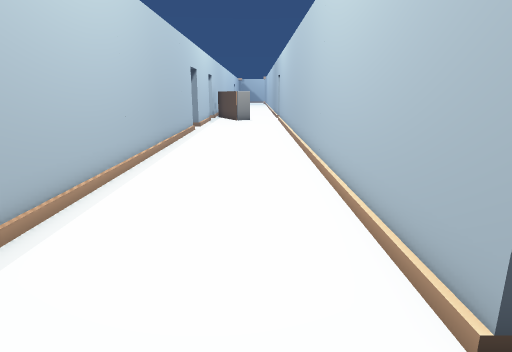
View 1 (above)

18 first-person views from a walk through a Unity game level. The camera is 1.4 m above the floor, tilts 14° down and sees 75° across. The floor is counted in squares, 0.67 m on a side. Each view is taken from the middle of a square. On the plan, view 1 faces up. The plan holds only what a view shows up to about 18 squares ahead; the rest is blank. The place goes on beyond the plan. The player is left out. Some animated figures are left out. Door leaves are left out, so doorways stand open.

View 2
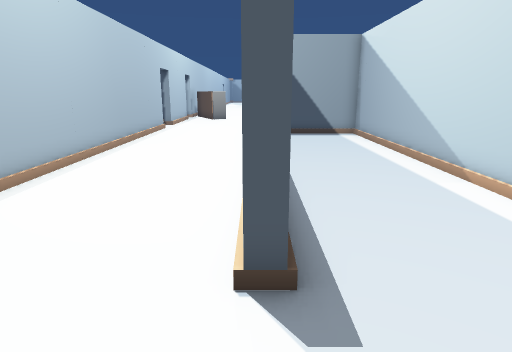

View 3
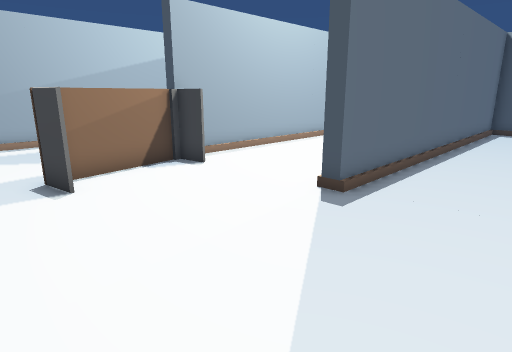

View 4
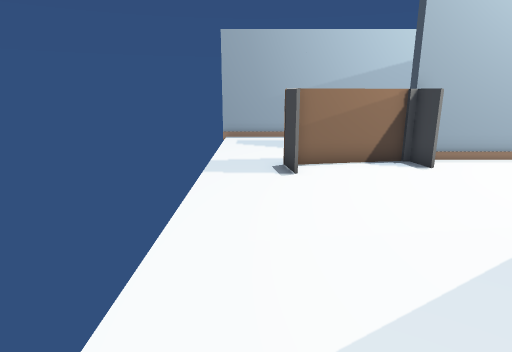

View 5
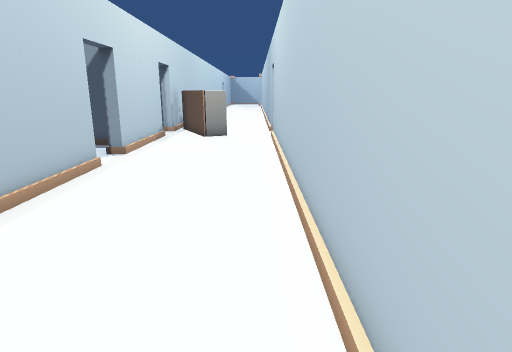

View 6
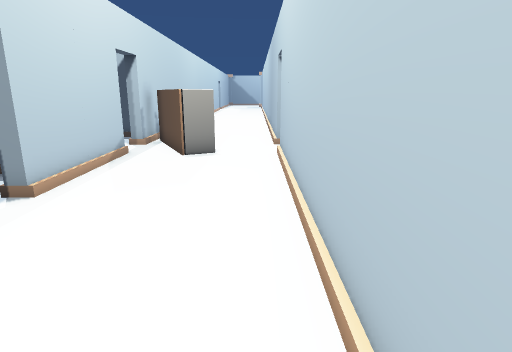

View 7
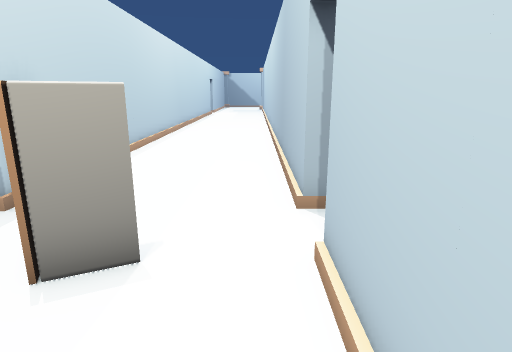

View 8
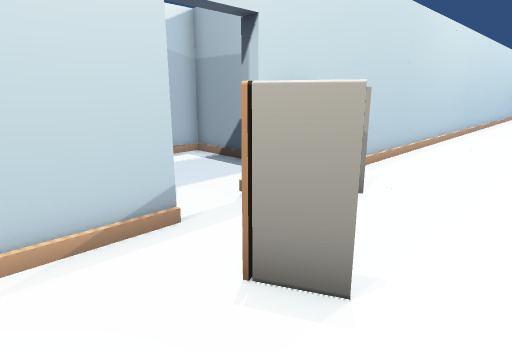

View 9
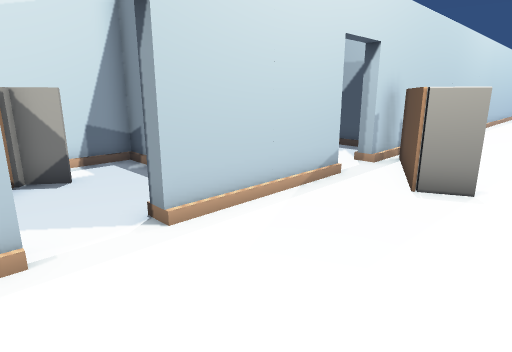

View 10
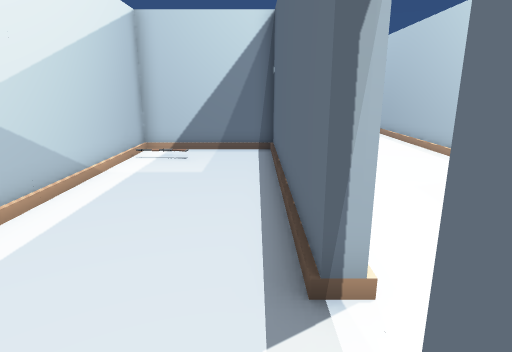

View 11
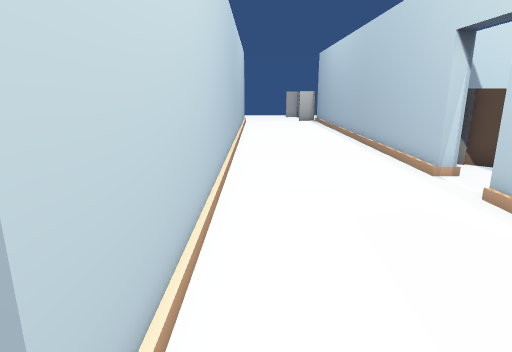

View 12
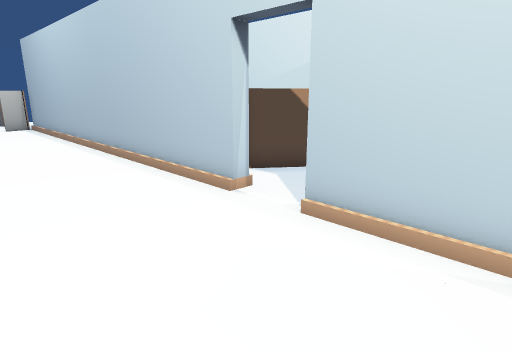

View 13
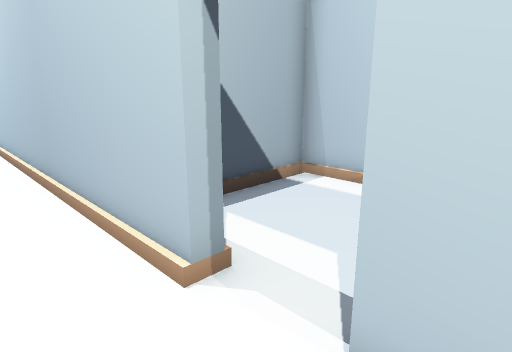

View 14
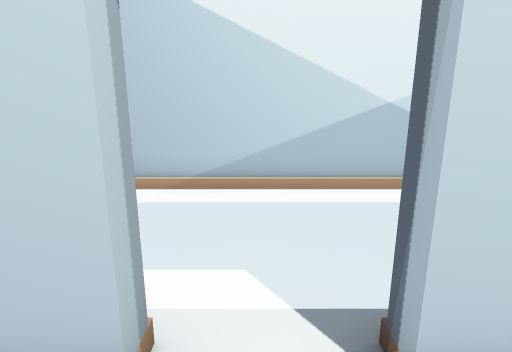

View 15
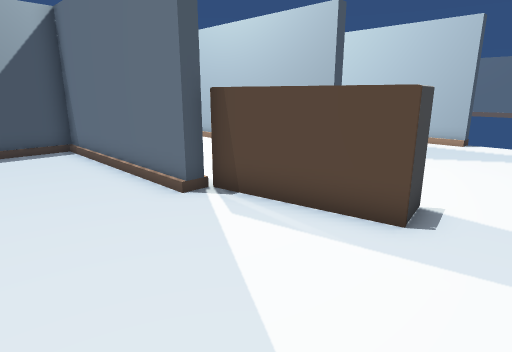

View 16
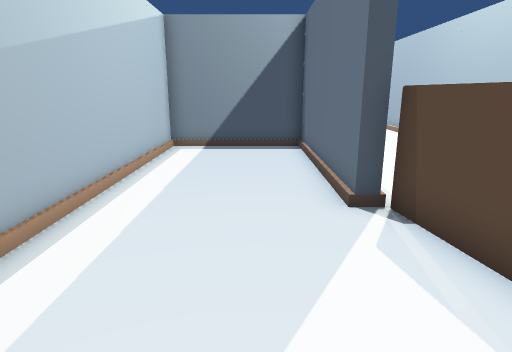

View 17
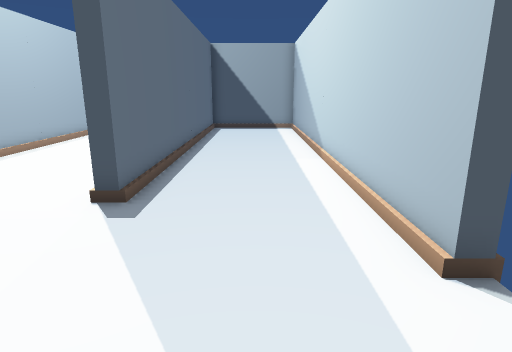

View 18
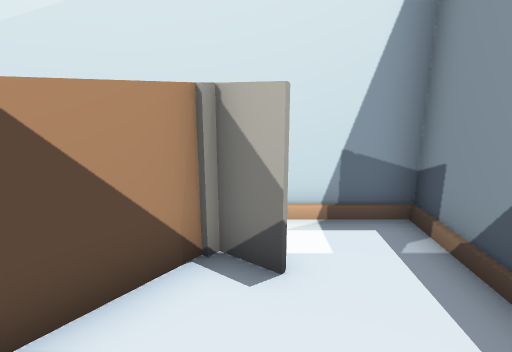

### Floor plan
Key: @ floor where view 1 was taken; # wall or solid block; x gap in a wall; . floor; T table.
Columns run from 9 left of view 1 to 8 right of it. Each row starts with its distance up from view 1.
 41      #.....#
 40      #.....#
 39      #.....#
 38      #.....#
 37      #.....#
 36      #.....#
 35      #.....#
 34      #.....#
 33      #.....#
 32      #.....#  ##
 31 ###### ....#    #
 30 #....#TT...#....#
 29  ....#T....#....#
 28    ..##T........#
 27     .x.TT.......#
 26      #..T..#....#
 25      #.....#....#
 24 ######.....#....#
 23 #....#.....#....#
 22 #....#.....#....#
 21 #T.........#....#
 20 #TT........#....#
 19 # TT.#.....#....#
 18 #  TT#.....#....#
 17 #    #.....######
 16 #    #.....#....#
 15 #    #.....#....#
 14 #    #.....#....#
 13 #    #.....#....#
 12 #    #.....#....#
 11 #    #.....#....#
 10 ######.....#....#
  9 #    #.....#....#
  8 #....#.....#....#
  7 #....#.....#....#
  6 #....#.....#....#
  5 #....#.....#....#
  4 #....#.....#....#
  3 #....#.....#....#
  2 #....#TT........#
  1 #.....T.........#
  0 #.....T..@......##
 -1 #.....T..........
 -2 #.....TT.........
 -3 #.............. .
 -4 #...............
 -5 #

Positions as (right, up) in squares from view 1, and headings:
1: (0, 0), facing up
2: (2, -1), facing up
3: (6, -4), facing up-left
4: (7, -3), facing left
5: (1, 10), facing up
6: (1, 15), facing up
7: (1, 23), facing up
8: (1, 24), facing up-left
9: (1, 19), facing up-left
10: (3, 30), facing down
11: (1, 28), facing down
12: (1, 25), facing down-left
13: (0, 26), facing up-right
14: (0, 28), facing right
15: (-8, -4), facing up-right
16: (-6, -4), facing up
17: (5, -4), facing up
18: (-4, 21), facing left
